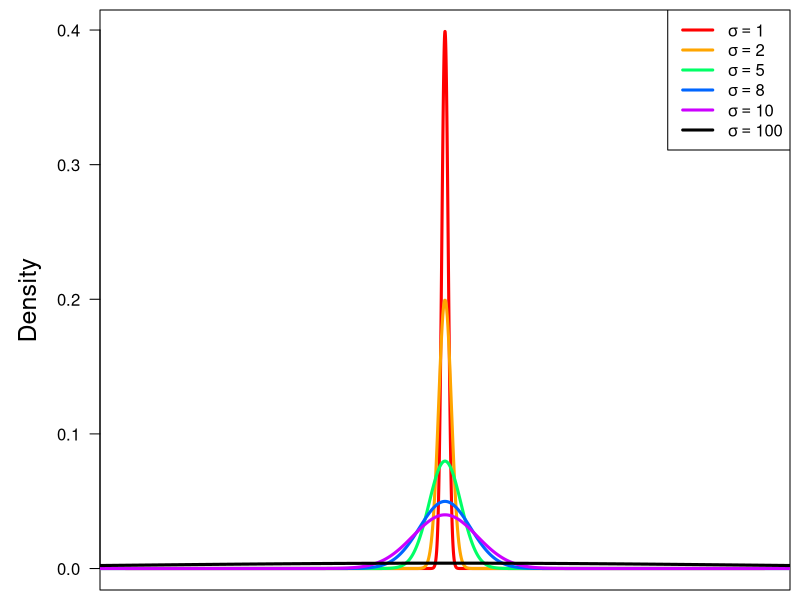
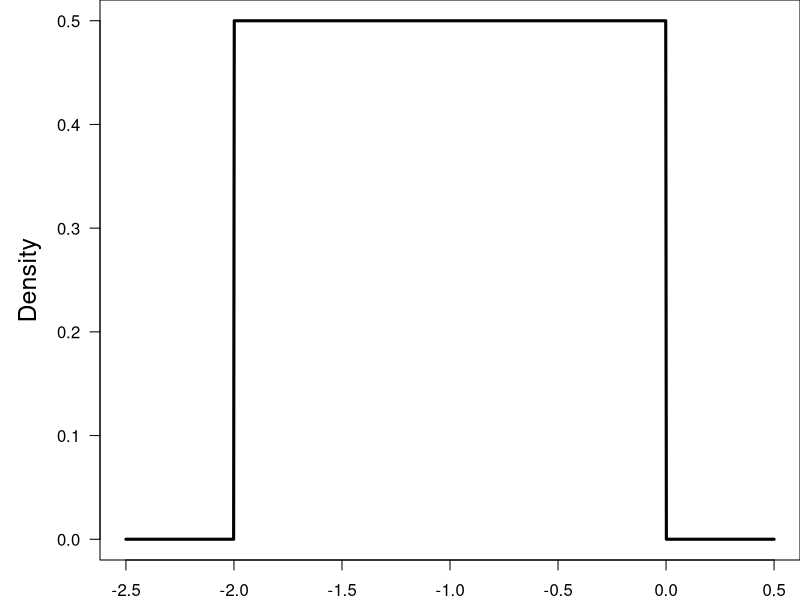
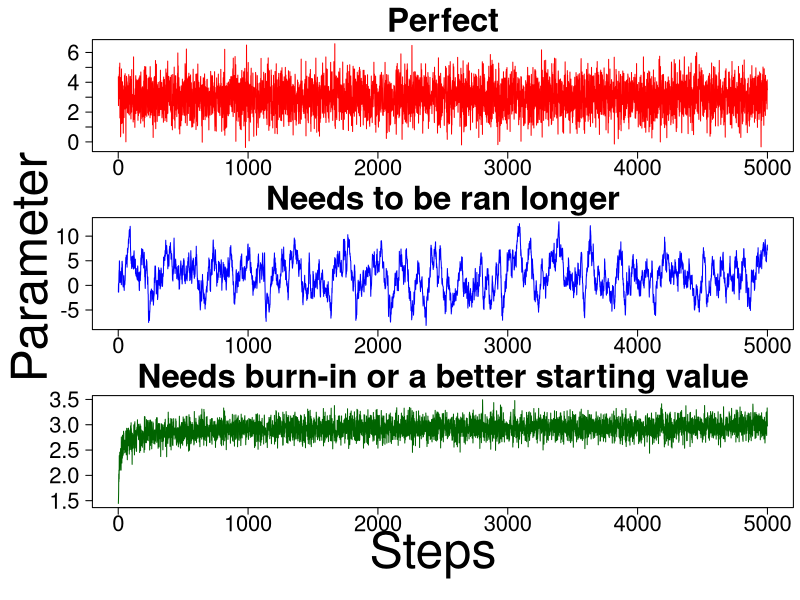
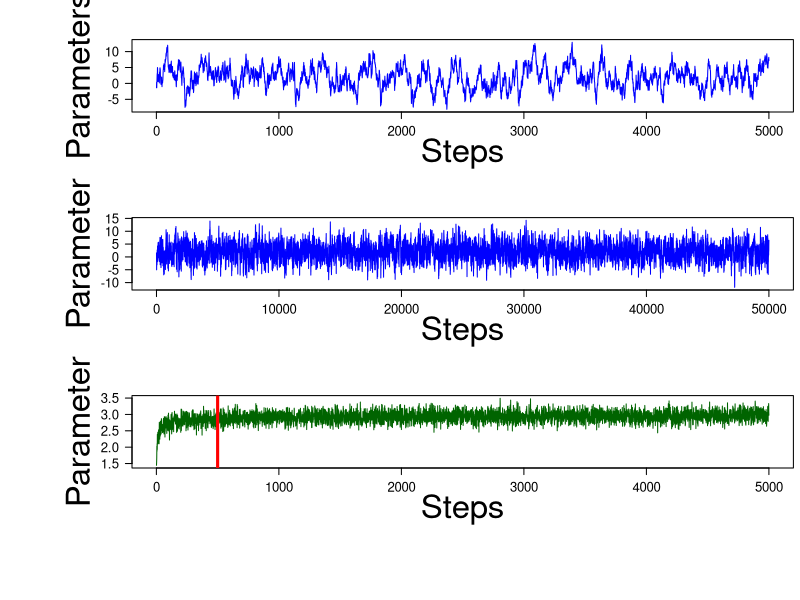
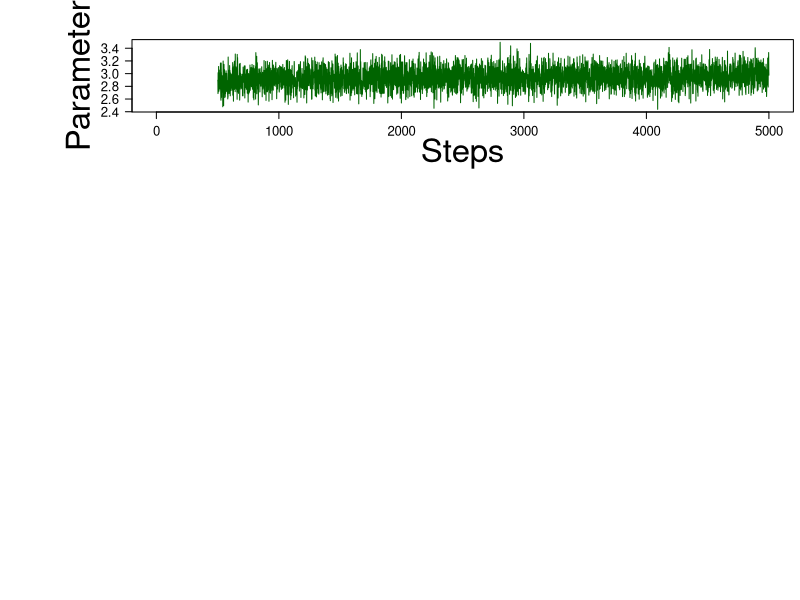

Write R code to recreate these figures, in order.
## ---- chunk 1
par(mar=c(0.5,5,0.5,0.5))
couleur<-rainbow(5)
curve(dnorm, -100, 100, n = 10000, col = couleur[1], xaxt = "n",
      xlab = "", ylab = "Density", las = 1, cex.lab=1.5, lwd = 3)
curve(dnorm(x,mean = 0, sd = 2), -1000, 1000, add=TRUE,
      n=10000, col="orange", lwd = 3)
curve(dnorm(x,mean = 0, sd = 5), -1000, 1000, add=TRUE,
      n=10000,col=couleur[3], lwd = 3)
curve(dnorm(x,mean = 0, sd = 8), -1000, 1000, add=TRUE,
      n=10000,col=couleur[4], lwd = 3)
curve(dnorm(x,mean = 0, sd = 10), -1000, 1000, add=TRUE,
      n=10000,col=couleur[5], lwd = 3)
curve(dnorm(x,mean = 0, sd = 100), -1000, 1000, add=TRUE,
      n=10000, lwd = 3)
legend("topright",legend=c(expression(sigma==1),
                           expression(sigma==2),
                           expression(sigma==5),
                           expression(sigma==8),
                           expression(sigma==10),
                           expression(sigma==100)),col=c(couleur[1],
                                                   "orange",
                                                   couleur[3:5],
                                                   "black"),
       lty=1, lwd=3)
## ---- chunk 2
par(mar=c(2,5,0,0))
curve(dunif(x,min = -2, max = 0), n=1000, -2.5, 0.5, xlab = "",
      ylab = "Density", las = 1, cex.lab=1.5, lwd = 3)
## ---- chunk 3
set.seed(42) # The answer !
par(mfrow=c(3,1),mar=c(2,2,3,0.5),oma=c(5,5,0,0))

perfect <- rnorm(5000,mean=3)
plot(perfect,type="l", ylab="",xlab="",las=1,cex.axis=2, col= "red")
title("Perfect",cex.main=3)

auto <- as.vector(arima.sim(n=5000,list(ar=c(0.95)),mean=0.1))
plot(auto,type="l", ylab="",xlab="",las=1,cex.axis=2, col= "blue")
title("Needs to be ran longer",cex.main=3)

burn <- 3/(1+(1:5000)^(-0.5))+rnorm(5000,sd=0.15)
plot(burn,type="l", ylab="",xlab="",las=1,cex.axis=2, col= "darkgreen")
title("Needs burn-in or a better starting value",cex.main=3)

mtext("Steps",side=1,cex=3,outer=TRUE,line=1.75)
mtext("Parameter",side=2,cex=3,outer=TRUE,line=1.25)
## ---- chunk 4
set.seed(42) # The answer !
par(mar=c(5,5,3,0.5))

plot(auto, type = "l", xlab = "Steps",  ylab = "Parameters", 
     las=1, cex.axis = 1.2, cex.lab = 3, col= "blue")
## ---- chunk 5
par(mar=c(5,5,3,0.5))

autoLong <- as.vector(arima.sim(n=50000,list(ar=c(0.95)),mean=0.1))
plot(autoLong, type = "l", xlab = "Steps", 
     ylab = "Parameter", las = 1, cex.axis = 1.2, cex.lab = 3, 
     col = "blue")
#plot(autoLong[seq(10,50000,by=10)], type = "l", xlab = "Steps", 
#     ylab = "Parameter", las = 1, cex.axis = 1.2, cex.lab = 3, 
#     col = "blue")
## ---- chunk 6
par(mar=c(5,5,3,0.5))

plot(burn, type = "l", xlab = "Steps",  ylab = "Parameter", 
     las=1, cex.axis = 1.2, cex.lab = 3, col= "darkgreen")

abline(v=500,col="red",lwd=3)
## ---- chunk 7
par(mar=c(5,5,3,0.5))

burnin<-burn
burnin[1:500]<-NA

plot(burnin, type = "l", xlab = "Steps",
     ylab = "Parameter", las=1, cex.axis = 1.2, cex.lab = 3, 
     col= "darkgreen")
